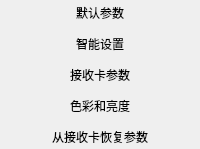
         <widget class="QWidget" name="wdgMreceiver" native="true">
          <property name="sizePolicy">
           <sizepolicy hsizetype="Fixed" vsizetype="Minimum">
            <horstretch>0</horstretch>
            <verstretch>0</verstretch>
           </sizepolicy>
          </property>
          <property name="minimumSize">
           <size>
            <width>200</width>
            <height>0</height>
           </size>
          </property>
          <property name="maximumSize">
           <size>
            <width>200</width>
            <height>0</height>
           </size>
          </property>
          <property name="styleSheet">
           <string notr="true">QToolButton {
	border: 0px;
	font-family:&quot;微软雅黑&quot;
}
QToolButton:hover:enabled {
	background-color:qlineargradient(x1:0,y1:0,x2:0,y2:1,
			stop: 0 white,
			stop: 1 rgba(240,240,255,255));
	border: 1px solid rgba(200,200,255,200);
	border-radius: 3px;
	padding: 1px 1px;
	font:bold 10pt;
	font-family:&quot;微软雅黑&quot;
}</string>
          </property>
          <layout class="QVBoxLayout" name="verticalLayout_8">
           <property name="leftMargin">
            <number>6</number>
           </property>
           <property name="topMargin">
            <number>0</number>
           </property>
           <property name="rightMargin">
            <number>6</number>
           </property>
           <property name="bottomMargin">
            <number>0</number>
           </property>
           <item>
            <widget class="QToolButton" name="toolButton_5">
             <property name="enabled">
              <bool>true</bool>
             </property>
             <property name="minimumSize">
              <size>
               <width>0</width>
               <height>25</height>
              </size>
             </property>
             <property name="maximumSize">
              <size>
               <width>200</width>
               <height>25</height>
              </size>
             </property>
             <property name="font">
              <font>
               <family>微软雅黑</family>
              </font>
             </property>
             <property name="styleSheet">
              <string notr="true"/>
             </property>
             <property name="text">
              <string>默认参数</string>
             </property>
             <property name="icon">
              <iconset resource="txc15Res.qrc">
               <normaloff>:/txcmain/Resources/default.ico</normaloff>:/txcmain/Resources/default.ico</iconset>
             </property>
             <property name="iconSize">
              <size>
               <width>20</width>
               <height>20</height>
              </size>
             </property>
             <property name="autoRepeat">
              <bool>false</bool>
             </property>
             <property name="toolButtonStyle">
              <enum>Qt::ToolButtonTextBesideIcon</enum>
             </property>
            </widget>
           </item>
           <item>
            <widget class="QToolButton" name="toolButton_6">
             <property name="minimumSize">
              <size>
               <width>0</width>
               <height>25</height>
              </size>
             </property>
             <property name="maximumSize">
              <size>
               <width>200</width>
               <height>25</height>
              </size>
             </property>
             <property name="text">
              <string>智能设置</string>
             </property>
             <property name="icon">
              <iconset resource="txc15Res.qrc">
               <normaloff>:/txcmain/Resources/wizard.ico</normaloff>:/txcmain/Resources/wizard.ico</iconset>
             </property>
             <property name="iconSize">
              <size>
               <width>20</width>
               <height>20</height>
              </size>
             </property>
             <property name="toolButtonStyle">
              <enum>Qt::ToolButtonTextBesideIcon</enum>
             </property>
            </widget>
           </item>
           <item>
            <widget class="QToolButton" name="toolButton_10">
             <property name="minimumSize">
              <size>
               <width>0</width>
               <height>25</height>
              </size>
             </property>
             <property name="maximumSize">
              <size>
               <width>200</width>
               <height>25</height>
              </size>
             </property>
             <property name="text">
              <string>接收卡参数</string>
             </property>
             <property name="icon">
              <iconset resource="txc15Res.qrc">
               <normaloff>:/txcmain/Resources/HW_info.png</normaloff>:/txcmain/Resources/HW_info.png</iconset>
             </property>
             <property name="iconSize">
              <size>
               <width>20</width>
               <height>20</height>
              </size>
             </property>
             <property name="toolButtonStyle">
              <enum>Qt::ToolButtonTextBesideIcon</enum>
             </property>
            </widget>
           </item>
           <item>
            <widget class="QToolButton" name="toolButton_7">
             <property name="minimumSize">
              <size>
               <width>0</width>
               <height>25</height>
              </size>
             </property>
             <property name="maximumSize">
              <size>
               <width>200</width>
               <height>25</height>
              </size>
             </property>
             <property name="text">
              <string>色彩和亮度</string>
             </property>
             <property name="icon">
              <iconset resource="txc15Res.qrc">
               <normaloff>:/txcmain/Resources/color.ico</normaloff>:/txcmain/Resources/color.ico</iconset>
             </property>
             <property name="iconSize">
              <size>
               <width>20</width>
               <height>20</height>
              </size>
             </property>
             <property name="toolButtonStyle">
              <enum>Qt::ToolButtonTextBesideIcon</enum>
             </property>
            </widget>
           </item>
           <item>
            <widget class="QToolButton" name="toolButton_8">
             <property name="minimumSize">
              <size>
               <width>0</width>
               <height>25</height>
              </size>
             </property>
             <property name="maximumSize">
              <size>
               <width>200</width>
               <height>25</height>
              </size>
             </property>
             <property name="text">
              <string>从接收卡恢复参数</string>
             </property>
             <property name="icon">
              <iconset resource="txc15Res.qrc">
               <normaloff>:/txcmain/Resources/Restore.png</normaloff>:/txcmain/Resources/Restore.png</iconset>
             </property>
             <property name="iconSize">
              <size>
               <width>20</width>
               <height>20</height>
              </size>
             </property>
             <property name="toolButtonStyle">
              <enum>Qt::ToolButtonTextBesideIcon</enum>
             </property>
            </widget>
           </item>
          </layout>
         </widget>
